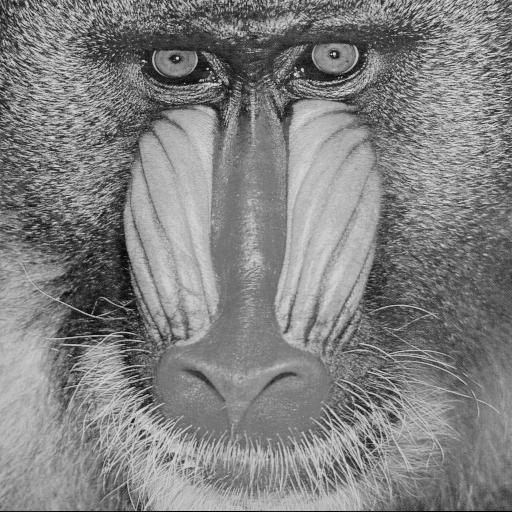
%> input picture lab3/q2/Baboon__grey_scale.jpg, 512 x 512 px
$ octave --eval "BlurImage;"   (GNU Octave 9; MATLAB toolbox functions it lacks are replaced by stand-ins)
%> lines starting %> are read from the running program, lines starting %| are printed output that depends on the picture
function BlurImage()

img = imread('Baboon__grey_scale.jpg');
%> img is the input picture: size 512x512x3 uint8; min 0, max 238, mean 129.1
img = rgb2gray(img);
%> img: size 512x512 uint8
img = cast(img, 'double');
%> img: size 512x512 double
img = img./max(max(img));

[n, m] = size(img);
%> n = 512; m = 512
% N defines blurring scale
N = 5;

% Make the impulse response. Its an m x n matrix with values represented by
% 1/N^2. h vector should only have 1st row, col and diagnol as values, rest
% are 0

h = ones(N, N);
h = h/N^2;

% 2d convolution
result = conv2(h, img);
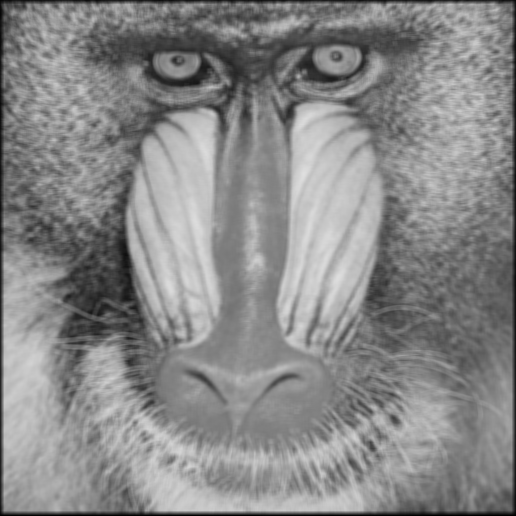
%> result: size 516x516 double; min 0, max 0.875, mean 0.534

% show result
img = result./max(max(result));
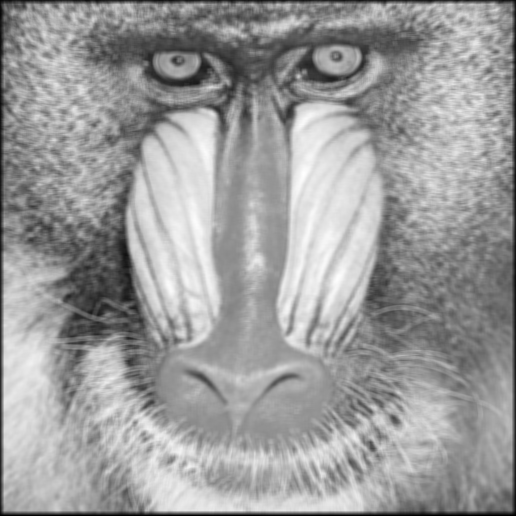
%> img: size 516x516 double; min 0, max 1, mean 0.61
img = fft2(img);
img = abs(img);
img = ifft2(img);
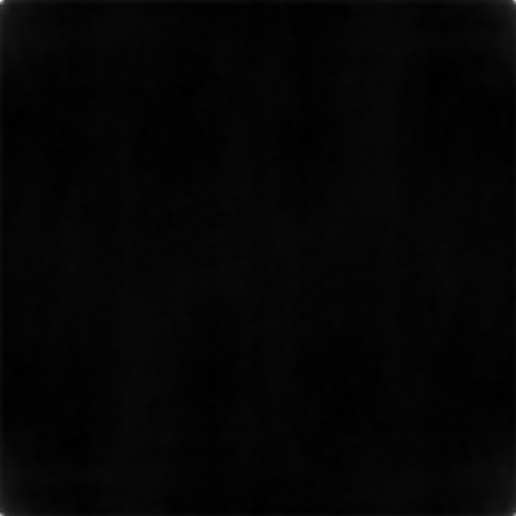
%> img: size 516x516 double; min 0.323, max 13.82, mean 0.61; drawn with min black and max white
imshow(img);
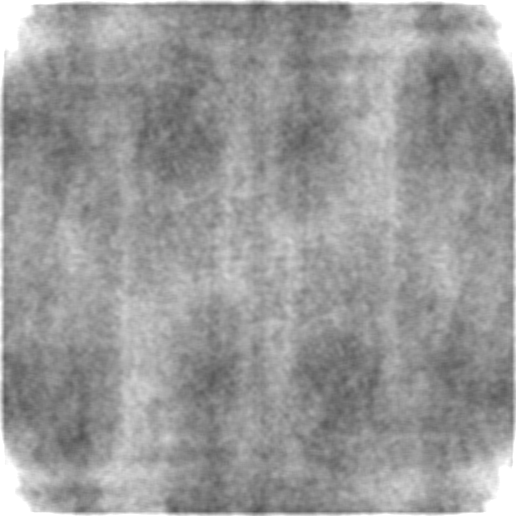
%> displayed picture: size 516x516, on the screen's scale of 0 to 255; min 82, max 255, mean 153.7
title('Magnitude plot of the low pass filter convoluted with Baboon image');
end
